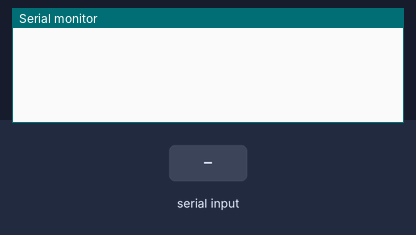
The sketch below on a simulated Arduino Uno, built with avr-gcc and run on an emulated ATmega328P. Parts: the last lines printed to the serial monitor. The inputs (shaded band) are chosen by the test bench.

Above: at 1.2 s.
1.3 s: "1" received over Serial
At 2.4 s:
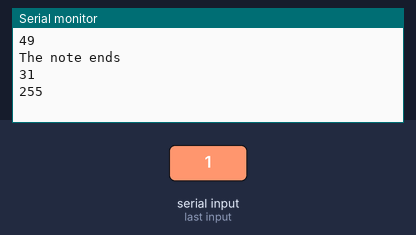
2.8 s: byte 85 (0x55) received over Serial
At 3.4 s:
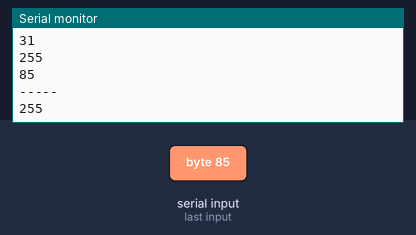
4.3 s: byte 0 (0x00) received over Serial
At 5.5 s:
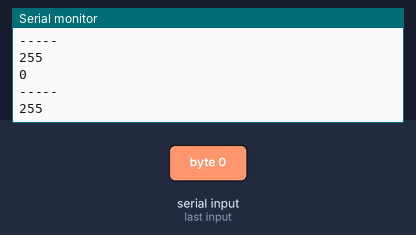
5.8 s: "0" received over Serial
At 6.9 s:
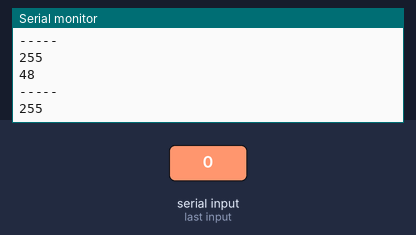
Timing chart, 0 to 8.3 s (numbered marks = the images above; inputs shaded):
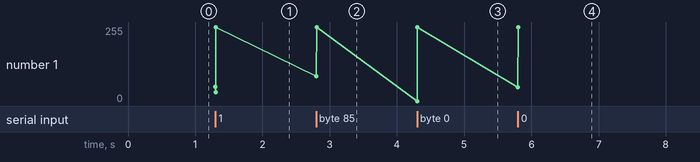

The sketch:

realtime_midi_parser.ino
```cpp
void setup(){
 Serial.begin(31250);
}

byte buffer = 0x00;

void loop(){
 while(Serial.available()){
   byte current = Serial.read();
   Serial.println(current);
   if(buffer == 0x55){
     Serial.println("The note starts");
     Serial.println(current,HEX);
   } else if (buffer == 0x00) {
     Serial.println("The note ends");
     Serial.println(current,HEX);
   } else {
     Serial.println("-----");
   }
   buffer = Serial.read();
   Serial.println(buffer);
 }
}
```

Measured:
- after the input at 1.3 s, the serial monitor: prints a new line at once (image 1)
- after the input at 2.8 s, the serial monitor: prints a new line at once (image 2)
- after the input at 4.3 s, the serial monitor: prints a new line at once (image 3)
- after the input at 5.8 s, the serial monitor: prints a new line at once (image 4)
